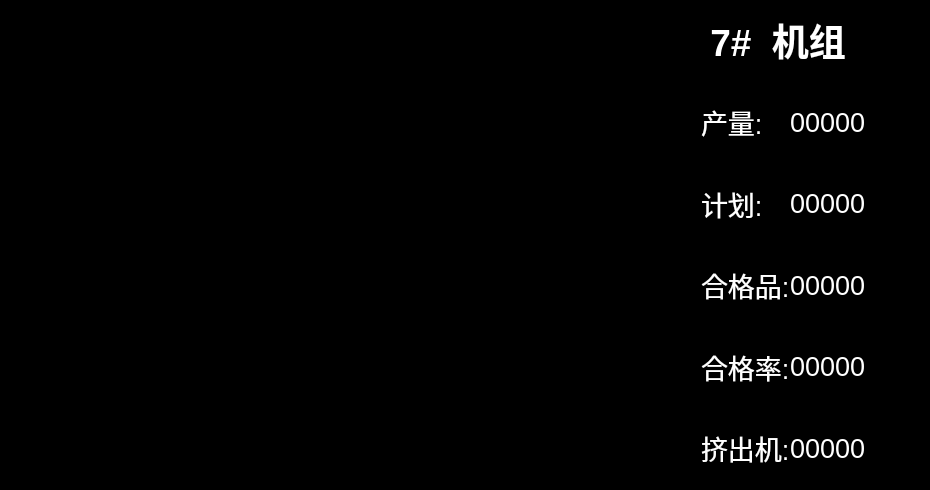
     <widget class="QFrame" name="frame_curve7">
      <property name="geometry">
       <rect>
        <x>1930</x>
        <y>530</y>
        <width>930</width>
        <height>490</height>
       </rect>
      </property>
      <property name="styleSheet">
       <string notr="true">background-color: rgb(0, 0, 0);</string>
      </property>
      <property name="frameShape">
       <enum>QFrame::StyledPanel</enum>
      </property>
      <property name="frameShadow">
       <enum>QFrame::Raised</enum>
      </property>
      <widget class="QLabel" name="curve7_title">
       <property name="geometry">
        <rect>
         <x>700</x>
         <y>0</y>
         <width>190</width>
         <height>80</height>
        </rect>
       </property>
       <property name="font">
        <font>
         <pointsize>28</pointsize>
         <weight>75</weight>
         <bold>true</bold>
        </font>
       </property>
       <property name="layoutDirection">
        <enum>Qt::LeftToRight</enum>
       </property>
       <property name="autoFillBackground">
        <bool>false</bool>
       </property>
       <property name="styleSheet">
        <string notr="true">color: rgb(255, 255, 255);</string>
       </property>
       <property name="text">
        <string> 7#  机组</string>
       </property>
      </widget>
      <widget class="QWidget" name="curve7" native="true">
       <property name="geometry">
        <rect>
         <x>0</x>
         <y>0</y>
         <width>740</width>
         <height>490</height>
        </rect>
       </property>
      </widget>
      <widget class="QFrame" name="frame_data1_4">
       <property name="geometry">
        <rect>
         <x>700</x>
         <y>80</y>
         <width>230</width>
         <height>410</height>
        </rect>
       </property>
       <property name="frameShape">
        <enum>QFrame::StyledPanel</enum>
       </property>
       <property name="frameShadow">
        <enum>QFrame::Raised</enum>
       </property>
       <layout class="QGridLayout" name="gridLayout_7">
        <property name="leftMargin">
         <number>0</number>
        </property>
        <property name="topMargin">
         <number>0</number>
        </property>
        <property name="rightMargin">
         <number>0</number>
        </property>
        <property name="bottomMargin">
         <number>0</number>
        </property>
        <property name="spacing">
         <number>0</number>
        </property>
        <item row="0" column="1">
         <widget class="QLabel" name="curve7_lable2">
          <property name="sizePolicy">
           <sizepolicy hsizetype="Expanding" vsizetype="Preferred">
            <horstretch>3</horstretch>
            <verstretch>0</verstretch>
           </sizepolicy>
          </property>
          <property name="font">
           <font>
            <pointsize>20</pointsize>
           </font>
          </property>
          <property name="styleSheet">
           <string notr="true">color: rgb(255, 255, 255);</string>
          </property>
          <property name="text">
           <string>00000</string>
          </property>
         </widget>
        </item>
        <item row="1" column="1">
         <widget class="QLabel" name="curve7_lable4">
          <property name="font">
           <font>
            <pointsize>20</pointsize>
           </font>
          </property>
          <property name="styleSheet">
           <string notr="true">color: rgb(255, 255, 255);</string>
          </property>
          <property name="text">
           <string>00000</string>
          </property>
         </widget>
        </item>
        <item row="2" column="1">
         <widget class="QLabel" name="curve7_lable6">
          <property name="font">
           <font>
            <pointsize>20</pointsize>
           </font>
          </property>
          <property name="styleSheet">
           <string notr="true">color: rgb(255, 255, 255);</string>
          </property>
          <property name="text">
           <string>00000</string>
          </property>
         </widget>
        </item>
        <item row="3" column="1">
         <widget class="QLabel" name="curve7_lable8">
          <property name="font">
           <font>
            <pointsize>20</pointsize>
           </font>
          </property>
          <property name="styleSheet">
           <string notr="true">color: rgb(255, 255, 255);</string>
          </property>
          <property name="text">
           <string>00000</string>
          </property>
         </widget>
        </item>
        <item row="2" column="0">
         <widget class="QLabel" name="curve1_lable5_4">
          <property name="sizePolicy">
           <sizepolicy hsizetype="Preferred" vsizetype="Expanding">
            <horstretch>0</horstretch>
            <verstretch>1</verstretch>
           </sizepolicy>
          </property>
          <property name="font">
           <font>
            <pointsize>20</pointsize>
           </font>
          </property>
          <property name="styleSheet">
           <string notr="true">color: rgb(255, 255, 255);</string>
          </property>
          <property name="text">
           <string>合格品:</string>
          </property>
         </widget>
        </item>
        <item row="4" column="1">
         <widget class="QLabel" name="curve7_lable10">
          <property name="font">
           <font>
            <pointsize>20</pointsize>
           </font>
          </property>
          <property name="styleSheet">
           <string notr="true">color: rgb(255, 255, 255);</string>
          </property>
          <property name="text">
           <string>00000</string>
          </property>
         </widget>
        </item>
        <item row="4" column="0">
         <widget class="QLabel" name="curve1_lable9_4">
          <property name="sizePolicy">
           <sizepolicy hsizetype="Preferred" vsizetype="Expanding">
            <horstretch>0</horstretch>
            <verstretch>1</verstretch>
           </sizepolicy>
          </property>
          <property name="font">
           <font>
            <pointsize>20</pointsize>
           </font>
          </property>
          <property name="styleSheet">
           <string notr="true">color: rgb(255, 255, 255);</string>
          </property>
          <property name="text">
           <string>挤出机:</string>
          </property>
         </widget>
        </item>
        <item row="0" column="0">
         <widget class="QLabel" name="curve1_lable1_4">
          <property name="sizePolicy">
           <sizepolicy hsizetype="Expanding" vsizetype="Expanding">
            <horstretch>1</horstretch>
            <verstretch>1</verstretch>
           </sizepolicy>
          </property>
          <property name="font">
           <font>
            <pointsize>20</pointsize>
           </font>
          </property>
          <property name="styleSheet">
           <string notr="true">color: rgb(255, 255, 255);</string>
          </property>
          <property name="text">
           <string>产量:</string>
          </property>
         </widget>
        </item>
        <item row="1" column="0">
         <widget class="QLabel" name="curve1_lable3_4">
          <property name="sizePolicy">
           <sizepolicy hsizetype="Preferred" vsizetype="Expanding">
            <horstretch>0</horstretch>
            <verstretch>1</verstretch>
           </sizepolicy>
          </property>
          <property name="font">
           <font>
            <pointsize>20</pointsize>
           </font>
          </property>
          <property name="styleSheet">
           <string notr="true">color: rgb(255, 255, 255);</string>
          </property>
          <property name="text">
           <string>计划:</string>
          </property>
         </widget>
        </item>
        <item row="3" column="0">
         <widget class="QLabel" name="curve1_lable7_4">
          <property name="sizePolicy">
           <sizepolicy hsizetype="Preferred" vsizetype="Expanding">
            <horstretch>0</horstretch>
            <verstretch>1</verstretch>
           </sizepolicy>
          </property>
          <property name="font">
           <font>
            <pointsize>20</pointsize>
           </font>
          </property>
          <property name="styleSheet">
           <string notr="true">color: rgb(255, 255, 255);</string>
          </property>
          <property name="text">
           <string>合格率:</string>
          </property>
         </widget>
        </item>
       </layout>
      </widget>
      <zorder>curve7</zorder>
      <zorder>frame_data1_4</zorder>
      <zorder>curve7_title</zorder>
     </widget>
